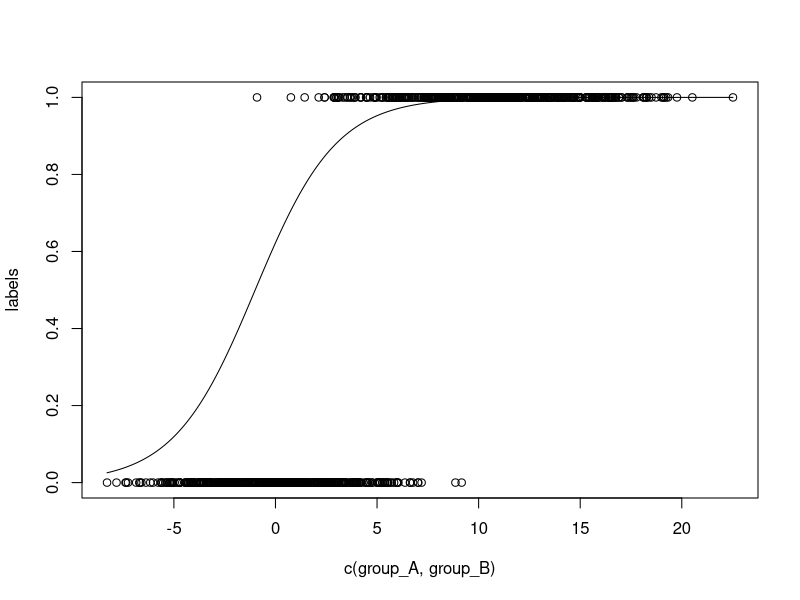
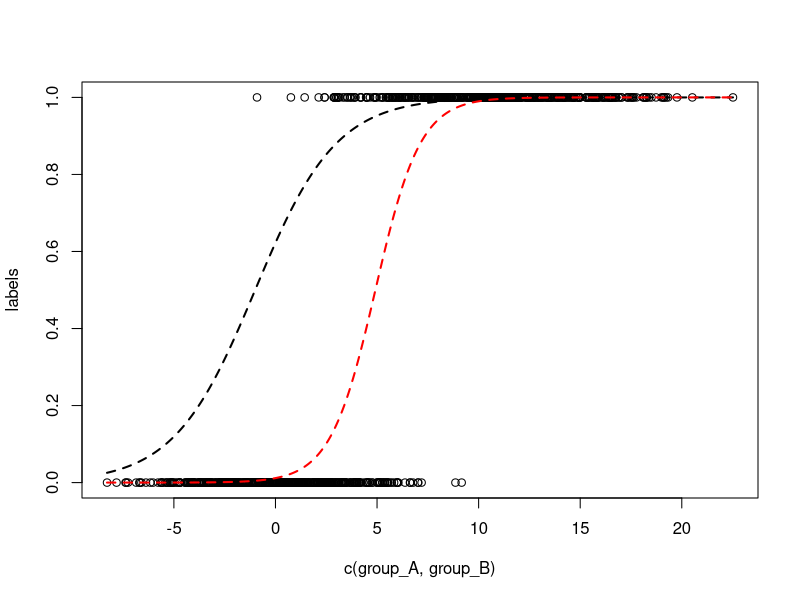
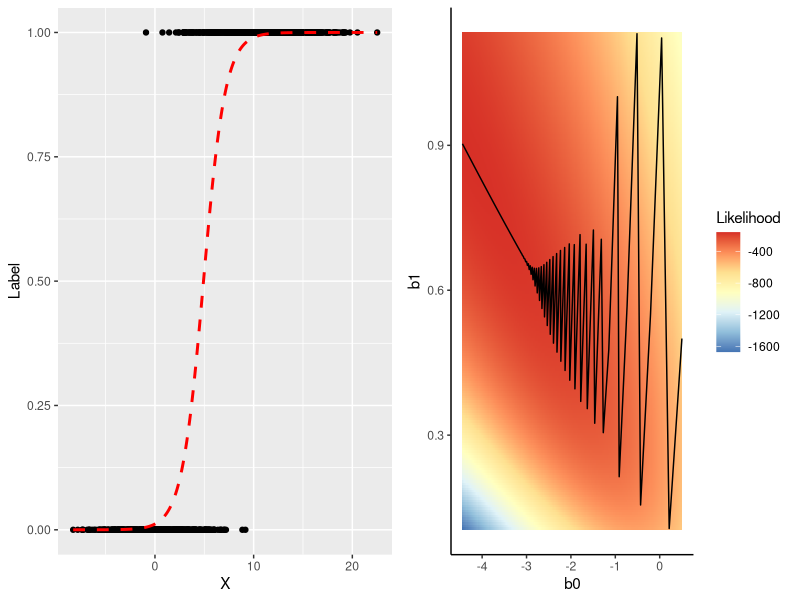

Here is the R script that generated these plots, in order:
library("pheatmap")
library("reshape2")
library("ggplot2")
library("cowplot")
ph <- function(...) {pheatmap(cluster_rows=F, cluster_cols=F, ...)}

logistic_function <- function(x, b0, b1) {1/(1+exp(-(b0 + b1*x)))}

N_samples = 500
group_A <- rnorm(N_samples, 0, 3)
group_B <- rnorm(N_samples, 11, 4)

learning_rate_b0 <- .001
learning_rate_b1 <- .001

labels <- rep(c(0,1), each=N_samples)

b0_start = 0.5
b1_start = 0.5

test_range <- seq(min(group_A), max(group_B), length.out=1000)
plot(c(group_A, group_B), labels)
lines(x=test_range, logistic_function(test_range,b0_start, b1_start))



likelihood <- function(b0,
                 b1)
{
  return(prod(logistic_function(group_B, b0, b1)) * prod(1-logistic_function(group_A, b0,b1)))
}

likelihood_ln <- function(b0, b1) {
  return(sum(log(logistic_function(group_B, b0,b1))) + sum(log(1 - logistic_function(group_A, b0,b1))))
}

delta_b0 <- function(b0,
                     b1) {
  
  return(sum(logistic_function(c(group_A, group_B), b0, b1) - labels))
}

delta_b1 <- function(b0,
                     b1) {
  
  return(sum((logistic_function(c(group_A, group_B), b0, b1) - labels) * c(group_A, group_B)))
}
  
  
  



N_iter <- 10001
b0 <- b0_start
b1 <- b1_start
grad_mt <- matrix(nrow=3,ncol=(N_iter))
rownames(grad_mt) <- c("b0", "b1", "likelihood")

grad_mt["b0", 1] <- b0
grad_mt["b1", 1] <- b1
grad_mt["likelihood", 1] <- likelihood(b0, b1)

for (iter in 2:N_iter) {
  
  b0 <- b0 - learning_rate_b0 * delta_b0(b0 , b1)
  b1 <- b1 - learning_rate_b1 * delta_b1(b0 , b1)
  
  grad_mt["b0", iter] <- b0
  grad_mt["b1", iter] <- b1
  grad_mt["likelihood", iter] <- likelihood_ln(b0, b1)
  
}

plot(c(group_A, group_B), labels)
lines(x=test_range, logistic_function(test_range,b0_start, b1_start), lwd=2, lty=2)
lines(x=test_range, logistic_function(test_range,b0, b1), col="red", lwd=2, lty=2)







val_mt <- matrix(nrow=200,ncol=200)

b0_vals <-  seq(min(grad_mt["b0",]), max(grad_mt["b0",]), length.out=200)
b1_vals <-  seq(min(grad_mt["b1",]), max(grad_mt["b1",]), length.out=200)
for (b0_idx in 1:200) {
  for (b1_idx in 1:200) {
    val_mt[b0_idx, b1_idx] <- likelihood_ln(b0_vals[b0_idx],
                                            b1_vals[b1_idx])
    
  }
}


colnames(val_mt) <- b1_vals
rownames(val_mt) <- b0_vals

melted <- melt(val_mt)
colnames(melted) <- c("x", "y", "Likelihood")


g_gradient <- 
ggplot(melted, aes(x=x,y=y)) + geom_tile(aes(fill=Likelihood)) + 
  scale_fill_distiller(palette="RdYlBu") +
  geom_line(data=as.data.frame(t(grad_mt)), aes(x=b0, y=b1)) +
  theme_classic() + 
  xlab("b0") + 
  ylab("b1")



data <- data.frame(x=c(group_A, group_B), y=labels)
test_data <- data.frame(x=test_range, y=logistic_function(test_range,b0, b1))

g_test <- 
  ggplot(data=data, aes(x=x, y=y)) +geom_point() + xlab("X") + ylab("Label") +
    geom_line(data=test_data, linetype="dashed", col="red", size=1)


plot_grid(g_test, g_gradient, nrow=1)
